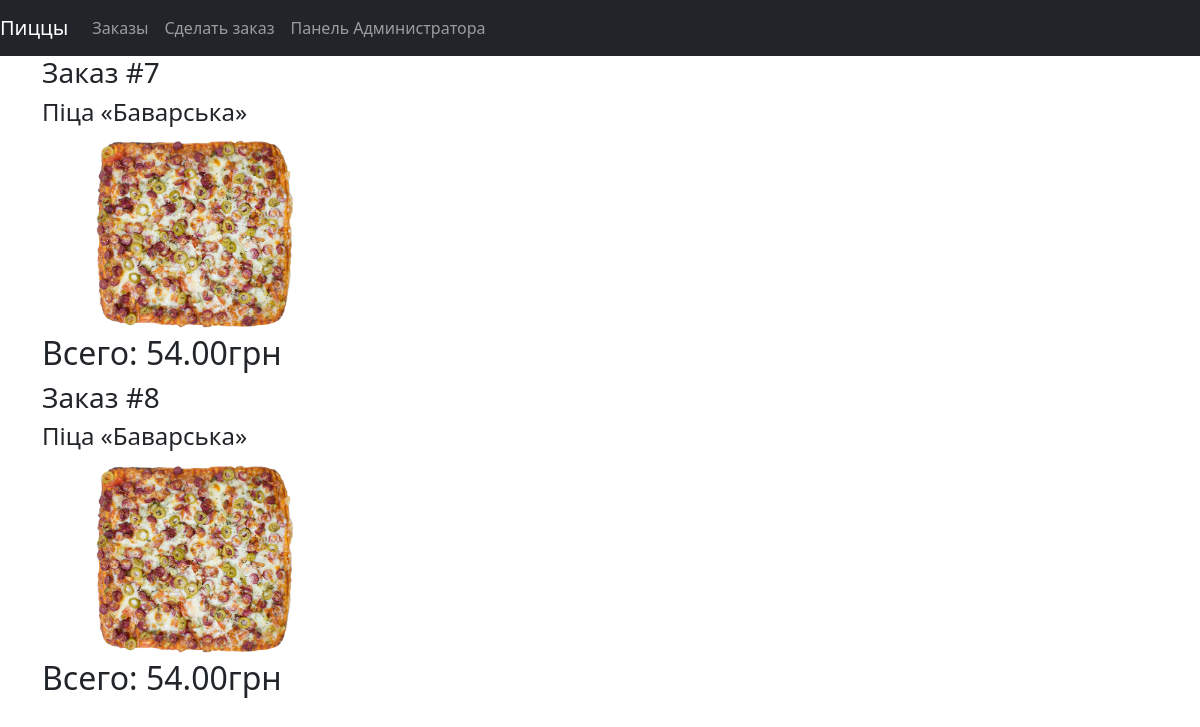
The page /orders on the database its author committed.
### PizzaBoard/models.py (models this page shows, shortened)
class Order(TimeStampedModel):
    customer_name = models.CharField(verbose_name='Имя', max_length=50)
    delivery_time = models.DateTimeField(verbose_name='Время доставки', null=True, blank=True)
    delivery_address = models.TextField(verbose_name='Адрес доставки', null=True, blank=True)
    user_email = models.EmailField(verbose_name='Email пользователя', null=True, blank=True)
    user_phone = PhoneField(verbose_name='Телефон пользователя')
    price = models.DecimalField(verbose_name='Цена (грн)', validators=[MinValueValidator(0)],
                                decimal_places=2, max_digits=5, null=True, blank=True)
    pizzas = models.ManyToManyField('Pizza')
    class Meta:
        verbose_name = 'Заказ'
        verbose_name_plural = 'Заказы'

class Pizza(models.Model):
    name = models.CharField(verbose_name='Название', max_length=255)
    price = models.DecimalField(verbose_name='Цена (грн)', validators=[MinValueValidator(0)],
                                decimal_places=2, max_digits=5)
    description = models.TextField(verbose_name='Описание', null=True, blank=True)
    image = models.ImageField(verbose_name='Изображение', upload_to='images', null=True, blank=True)
    weight = models.PositiveIntegerField(verbose_name='Вес (г)', null=True, blank=True)
    class Meta:
        verbose_name = 'Пицца'
        verbose_name_plural = 'Пиццы'

### PizzaBoard/views.py (the view)
# urls.py: path('orders', OrdersList.as_view(), name='orders_list'),
class OrdersList(ListView, LoginRequiredMixin):
    model = Order
    template_name = 'order_list.html'
    context_object_name = 'orders'

### templates/order_list.html
{% extends "base.html" %}
{% load static %}
{% block orders %}
    <div class="container">
        {% for order in orders %}
            <div class="col-sm">
                <h3>Заказ #{{ order.id }}</h3>
                {% for pizza in order.pizzas.all %}
                    <h4>{{ pizza.name }}</h4>
                    <img height="200px" src="media/{{ pizza.image }}" alt="Pizza image">
                {% endfor %}
            </div>
            <h2>Всего: {{ order.price }}грн</h2>
        {% endfor %}
    </div>
{% endblock %}

### rows shown on the page
Order: id "7", price "54.00"
Pizza: name "Піца «Баварська»", image (picture)
Order: id "8", price "54.00"
